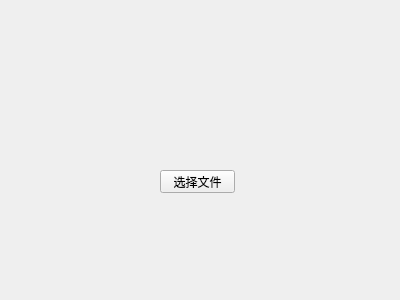
<?xml version="1.0" encoding="UTF-8"?>
<ui version="4.0">
 <class>Form</class>
 <widget class="QWidget" name="Form">
  <property name="geometry">
   <rect>
    <x>0</x>
    <y>0</y>
    <width>400</width>
    <height>300</height>
   </rect>
  </property>
  <property name="windowTitle">
   <string>Form</string>
  </property>
  <widget class="QPushButton" name="pushButton">
   <property name="geometry">
    <rect>
     <x>160</x>
     <y>170</y>
     <width>75</width>
     <height>23</height>
    </rect>
   </property>
   <property name="text">
    <string>选择文件</string>
   </property>
  </widget>
 </widget>
 <resources/>
 <connections/>
</ui>
